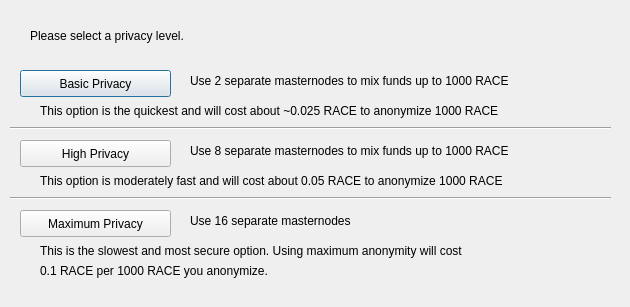
<?xml version="1.0" encoding="UTF-8"?>
<ui version="4.0">
 <class>DarksendConfig</class>
 <widget class="QDialog" name="DarksendConfig">
  <property name="geometry">
   <rect>
    <x>0</x>
    <y>0</y>
    <width>630</width>
    <height>307</height>
   </rect>
  </property>
  <property name="windowTitle">
   <string>Configure PrivateSend</string>
  </property>
  <widget class="QPushButton" name="buttonBasic">
   <property name="geometry">
    <rect>
     <x>20</x>
     <y>70</y>
     <width>151</width>
     <height>27</height>
    </rect>
   </property>
   <property name="text">
    <string>Basic Privacy</string>
   </property>
  </widget>
  <widget class="QPushButton" name="buttonHigh">
   <property name="geometry">
    <rect>
     <x>20</x>
     <y>140</y>
     <width>151</width>
     <height>27</height>
    </rect>
   </property>
   <property name="text">
    <string>High Privacy</string>
   </property>
  </widget>
  <widget class="QPushButton" name="buttonMax">
   <property name="geometry">
    <rect>
     <x>20</x>
     <y>210</y>
     <width>151</width>
     <height>27</height>
    </rect>
   </property>
   <property name="text">
    <string>Maximum Privacy</string>
   </property>
  </widget>
  <widget class="QLabel" name="label">
   <property name="geometry">
    <rect>
     <x>30</x>
     <y>20</y>
     <width>571</width>
     <height>31</height>
    </rect>
   </property>
   <property name="text">
    <string>Please select a privacy level.</string>
   </property>
  </widget>
  <widget class="QLabel" name="label_2">
   <property name="geometry">
    <rect>
     <x>190</x>
     <y>70</y>
     <width>421</width>
     <height>21</height>
    </rect>
   </property>
   <property name="text">
    <string>Use 2 separate masternodes to mix funds up to 1000 RACE</string>
   </property>
  </widget>
  <widget class="QLabel" name="label_3">
   <property name="geometry">
    <rect>
     <x>190</x>
     <y>140</y>
     <width>411</width>
     <height>21</height>
    </rect>
   </property>
   <property name="text">
    <string>Use 8 separate masternodes to mix funds up to 1000 RACE</string>
   </property>
  </widget>
  <widget class="QLabel" name="label_4">
   <property name="geometry">
    <rect>
     <x>190</x>
     <y>210</y>
     <width>421</width>
     <height>21</height>
    </rect>
   </property>
   <property name="text">
    <string>Use 16 separate masternodes</string>
   </property>
  </widget>
  <widget class="QLabel" name="label_6">
   <property name="geometry">
    <rect>
     <x>40</x>
     <y>100</y>
     <width>561</width>
     <height>21</height>
    </rect>
   </property>
   <property name="text">
    <string>This option is the quickest and will cost about ~0.025 RACE to anonymize 1000 RACE</string>
   </property>
  </widget>
  <widget class="QLabel" name="label_7">
   <property name="geometry">
    <rect>
     <x>40</x>
     <y>170</y>
     <width>561</width>
     <height>21</height>
    </rect>
   </property>
   <property name="text">
    <string>This option is moderately fast and will cost about 0.05 RACE to anonymize 1000 RACE</string>
   </property>
  </widget>
  <widget class="QLabel" name="label_8">
   <property name="geometry">
    <rect>
     <x>40</x>
     <y>240</y>
     <width>561</width>
     <height>21</height>
    </rect>
   </property>
   <property name="text">
    <string>This is the slowest and most secure option. Using maximum anonymity will cost</string>
   </property>
  </widget>
  <widget class="QLabel" name="label_9">
   <property name="geometry">
    <rect>
     <x>40</x>
     <y>260</y>
     <width>561</width>
     <height>21</height>
    </rect>
   </property>
   <property name="text">
    <string>0.1 RACE per 1000 RACE you anonymize.</string>
   </property>
  </widget>
  <widget class="Line" name="line">
   <property name="geometry">
    <rect>
     <x>10</x>
     <y>120</y>
     <width>601</width>
     <height>16</height>
    </rect>
   </property>
   <property name="orientation">
    <enum>Qt::Horizontal</enum>
   </property>
  </widget>
  <widget class="Line" name="line_2">
   <property name="geometry">
    <rect>
     <x>10</x>
     <y>190</y>
     <width>601</width>
     <height>16</height>
    </rect>
   </property>
   <property name="orientation">
    <enum>Qt::Horizontal</enum>
   </property>
  </widget>
 </widget>
 <resources/>
 <connections/>
</ui>
